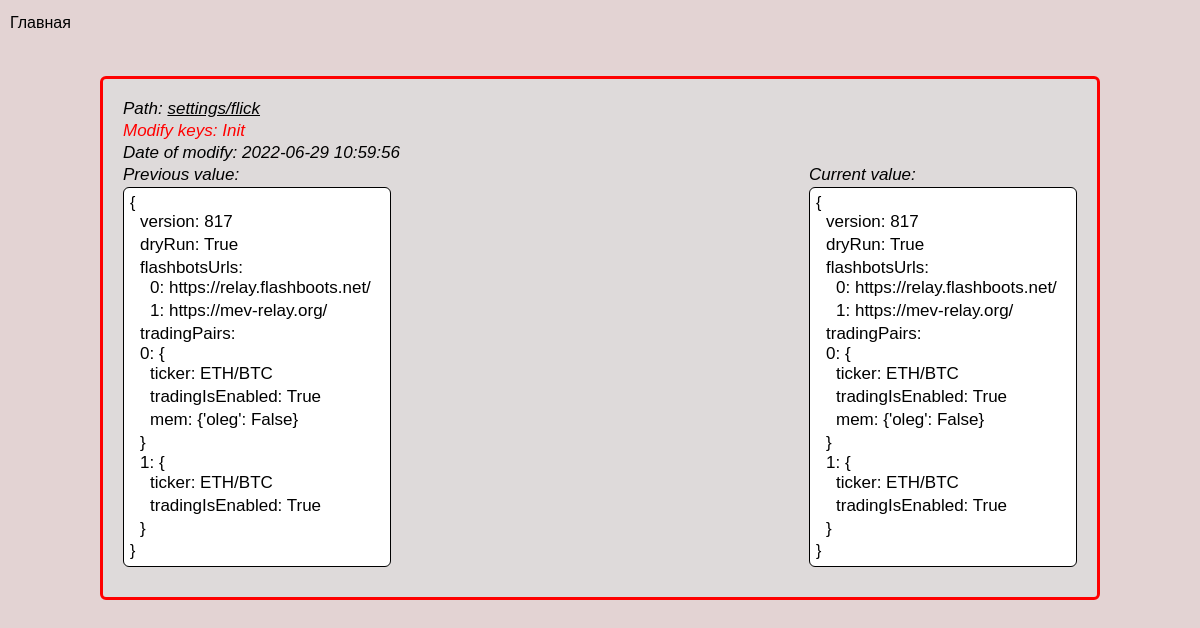
Screenshot of /full-kv-info/2 with the database file from the repository.
### main.py (models this page shows)
class KVControl(db.Model):
    __tablename__ = 'kvs'
    id = db.Column(db.Integer, primary_key=True)
    path = db.Column(db.String, nullable=True)
    version = db.Column(db.Integer)
    mod_id = db.Column(db.Integer)
    mod_keys = db.Column(db.String, nullable=True, default='Init')
    prev_value = db.Column(db.JSON)
    cur_value = db.Column(db.JSON, nullable=True)
    changes = db.Column(db.JSON, default='Init')
    date = db.Column(db.String, default=str(datetime.now())[0:-7])
    checked = db.Column(db.Boolean, default=False)

### main.py (the view)
@app.route('/full-kv-info/<int:kv_id>', methods=['GET', 'POST'])
def full_kv_info_view(kv_id):
    data = get_db_by_id(db, KVControl, kv_id)
    return render_template(
        'full-kv-info.html',
        style='style/index.css',
        d=data,
    )

### modules/get_filtered_db.py (called while the page is built)
def get_db_by_id(db, DbName, db_id):
    data = db.session.query(DbName).get(db_id)
    return data

### templates/full-kv-info.html
{% extends 'base.html' %}
{% block main %}
    <main>
        <div class="keys-list__item keys-list__item--sm p-20 {% if d.checked %}keys-list__item--checked{% endif %}">
            <h3 class="key-list__title hover">
                Path: <a class="key-list__link"
                         target="_blank"
                         href="http://localhost:8500/ui/dc1/kv/{{ d.path }}/edit">{{ d.path }}</a>
            </h3>
            <h3 class="key-list__title" style="color: red">Modify keys: {{ d.mod_keys }}</h3>
            <h3 class="key-list__title">Date of modify: {{ d.date }}</h3>
            <div class="flex-between">
                {% include 'prev-val-iterator.html' %}
                {% include 'changes-iterator.html' %}
                {% include 'cur-val-iterator.html' %}
            </div>
        </div>
    </main>
{% endblock %}

### static/style/index.css (style rules this page uses)
* { margin: 0; padding: 0; box-sizing: border-box; }
body { max-width: 1300px; padding: 0 10px; margin: 0 auto; background-color: #e3d3d3; font-family: sans-serif; }
a { color: inherit; text-decoration: none; }
.key-list__title { margin-bottom: 2px; font-size: 17px; font-weight: 500; font-style: italic; }
.key-list__link { text-decoration: underline; transition: color .3s; }
.keys-list__item { position: relative; padding: 5px; background-color: #dedada; border-radius: 6px; border: 3px solid red; margin-bottom: 30px; }
.keys-list__item--sm { max-width: 1000px; margin: 0 auto; }
.p-20 { padding: 20px; }
.flex-between { display: flex; justify-content: space-between; }

### rows the page displays
KVControl: path "settings/flick", mod_keys "Init", date "2022-06-29 10:59:56"

### other values shown
{{ key }} "version" "dryRun"
{{ value }} "817" "True"
{{ key }} "flashbotsUrls" "tradingPairs"
{{ i }} "0" "1"
{{ value[i] }} "https://relay.flashboots.net/" "https://mev-relay.org/"
{{ k }} "ticker" "tradingIsEnabled" "mem" "ticker" "tradingIsEnabled"
{{ v }} "ETH/BTC" "True" "{'oleg': False}" "ETH/BTC" "True"
